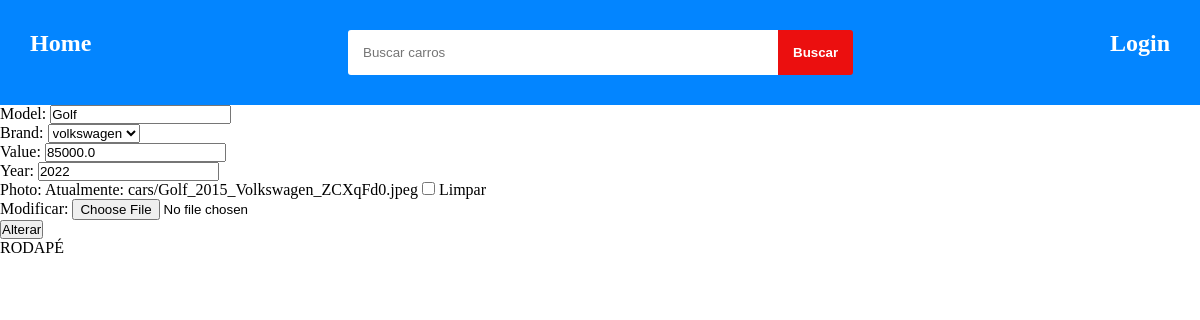
Screenshot of /car_update/3/ with the database file from the repository.
### cars/models.py (models this page shows, shortened)
class Car(models.Model):
    id = models.AutoField(primary_key=True)
    model = models.CharField(max_length=200)
    brand = models.ForeignKey(Brand, on_delete=models.PROTECT, null=True) #Chave estrangeira
    value = models.FloatField(blank=True, null=True)
    year = models.IntegerField(blank=True, null=True)
    photo = models.ImageField(upload_to='cars/', blank=True, null=True) # pasta onde será feito o upload da imagem

### cars/views.py (the view, shortened to what this page needs)
# urls.py: path('car_update/<int:pk>/', CarUpdateView.as_view(), name='car_update'),
class CarUpdateView(View):
    def get(self, request, pk):
        car = Car.objects.get(pk=pk)
        form = CarModelForm(instance=car)
        return render(
            request,
            'car_update.html',
            {'form': form}
        )

### cars/form.py (shortened to what this page needs)
class CarModelForm(forms.ModelForm):
    class Meta:
        model = Car # Especifica o modelo ao qual o formulario estará vinculado.
        fields = '__all__' # Define os campos do modelo que deve ser incluido no formulario

### cars/models.py (called while the page is built)
    def __str__(self):
        return self.name

### cars/templates/car_update.html (shortened to what this page needs)
{% extends "base.html" %}
{% block content %}
    <form method="post" >
        {{form.as_p}}
        <button type="submit">Alterar</button>
    </form>
{% endblock %}

### static/css/base/base.css (style rules this page uses)
* { padding: 0px; margin: 0px; }
a { text-decoration: none; color: inherit; }

### rows the page displays
Car: model "Golf", brand "volkswagen", value "85000.0", year "2022"
